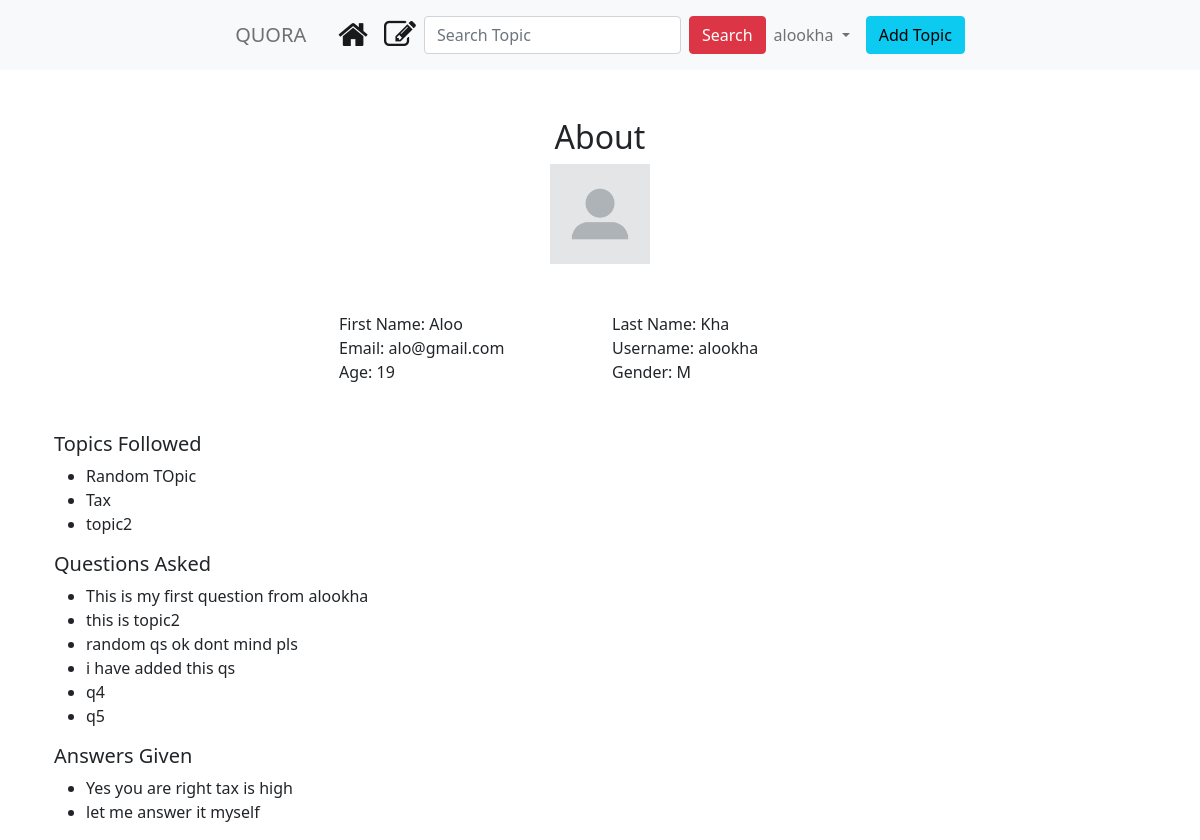
/users/about/ (signed in), run on the app's committed database.
### userauth/models.py (models this page shows, shortened)
class Profile(models.Model):
    user = models.OneToOneField(
        User, related_name='profile', on_delete=models.CASCADE)
    image = models.ImageField(
        upload_to="profile_picture", default="default.jpeg", null=True)
    age = models.PositiveIntegerField()
    gender = models.CharField(
        max_length=1,
        choices=Gender.choices,
        default=Gender.OTHER,
    )

### topic/models.py (models this page shows, shortened)
class Topic(models.Model):
    title = models.CharField(max_length=100)
    description = models.TextField()
    picture = models.ImageField(upload_to='topics')
    user = models.ForeignKey(User, on_delete=models.CASCADE)
    followers = models.ManyToManyField(User, related_name='following')
    created_at = models.DateTimeField(auto_now_add=True)
    updated_at = models.DateTimeField(auto_now=True)

class Question(models.Model):
    description = models.TextField()
    topic = models.ForeignKey(Topic, on_delete=models.CASCADE)
    liked_by = models.ManyToManyField(User, related_name='qs_liked_by')
    user = models.ForeignKey(User, on_delete=models.CASCADE, null=True)
    disliked_by = models.ManyToManyField(User, related_name='qs_disliked_by')
    created_at = models.DateTimeField(auto_now_add=True)
    updated_at = models.DateTimeField(auto_now=True)

class Answer(models.Model):
    description = models.TextField()
    question = models.ForeignKey(Question, on_delete=models.CASCADE)
    user = models.ForeignKey(User, on_delete=models.CASCADE)
    liked_by = models.ManyToManyField(User, related_name='ans_liked_by')
    disliked_by = models.ManyToManyField(User, related_name='ans_disliked_by')
    created_at = models.DateTimeField(auto_now_add=True)
    updated_at = models.DateTimeField(auto_now=True)

### userauth/views.py (the view)
# urls.py: path('about/', views.about, name='about'),
@login_required
def about(request):
    user = request.user
    profile = Profile.objects.get(user=user)
    followed_topics = Topic.objects.filter(followers=user)
    questions_asked = Question.objects.filter(user=user)
    answers_given = Answer.objects.filter(user=user)
    context = {
        'profile': profile,
        'followed_topics': followed_topics,
        'questions_asked': questions_asked,
        'answers_given': answers_given,
    }
    return render(request, 'userauth/about.html', context)

### userauth/templates/userauth/about.html
{% extends 'base.html' %} {% load static %} {% block content %}
<div class="container">
  <h2 class="mb-2 text-center">About</h2>
  <div class="d-flex justify-content-center mb-5">
    <img src="/media/{{profile.image}}" width="100" />
  </div>
  <div class="row col-6 mx-auto mb-5">
    <div class="col-6">First Name: {{user.first_name}}</div>
    <div class="col-6">Last Name: {{user.last_name}}</div>
    <div class="col-6">Email: {{user.email}}</div>
    <div class="col-6">Username: {{user.username}}</div>
    <div class="col-6">Age: {{profile.age}}</div>
    <div class="col-6">Gender: {{profile.gender}}</div>
  </div>
  <h5>Topics Followed</h5>
  {% if followed_topics.count == 0 %}
  <p>No topics followed yet</p>
  {% else %}
  <ul>
    {% for topic in followed_topics %}
    <li>{{ topic.title }}</li>
    {% endfor %}
  </ul>
  {% endif %}
  <h5>Questions Asked</h5>
  {% if questions_asked.count == 0 %}
  <p>No questions asked yet</p>
  {% else %}
  <ul>
    {% for question in questions_asked %}
    <li>{{ question.description }}</li>
    {% endfor %}
  </ul>
  {% endif %}
  <h5>Answers Given</h5>
  {% if answers_given.count == 0 %}
  <p>No answers given yet</p>
  {% else %}
  <ul>
    {% for answer in answers_given %}
    <li>{{ answer.description }}</li>
    {% endfor %}
  </ul>
  {% endif %}
</div>
{% endblock %}

### templates/nav.html (shortened to what this page needs)
<nav class="navbar navbar-expand-lg navbar-light bg-light">
  <div class="container-fluid">
    <div class="collapse navbar-collapse" id="navbarSupportedContent">
      <ul
        class="navbar-nav me-auto mb-2 mb-lg-0 d-flex w-100 justify-content-center align-items-center"
      >
        <li class="nav-item">
          <a
            class="nav-link navbar-brand"
            aria-current="page"
            href="{% url 'index' %}"
          >
            QUORA
          </a>
        </li>
        <li class="nav-item">
          <a
            class="nav-link active"
            aria-current="page"
            href="{% url 'index' %}"
            ><i class="fa fa-home fa-2x" aria-hidden="true"></i>
          </a>
        </li>
        <li class="nav-item">
          <a class="nav-link active" aria-current="page" href="{% url 'create-question' %}">
            <i class="fa fa-pencil-square-o fa-2x" aria-hidden="true"></i
          ></a>
        </li>
        <li class="nav-item">
          <form class="d-flex">
            <input
              name="search"
              class="form-control me-2"
              type="text"
              placeholder="Search Topic"
              aria-label="Search"
            />
            <button type="submit" class="btn btn-danger">Search</button>
          </form>
        </li>
        <li class="navlink dropdown">
          <a
            class="nav-link dropdown-toggle"
            href="#"
            id="navbarDropdown"
            role="button"
            data-bs-toggle="dropdown"
            aria-expanded="false"
          >
            {{user.username}}
          </a>
        </li>
        <li class="nav-link">
          <a href="{% url 'create-topic' %}"
            ><button class="btn btn-info">Add Topic</button></a
          >
        </li>
      </ul>
    </div>
  </div>
</nav>

### data on the page
Profile: image (placeholder picture), age "19", gender "M"
Topic: title "Random TOpic"
Topic: title "Tax"
Topic: title "topic2"
Question: description "This is my first question from alookha"
Question: description "this is topic2"
Question: description "random qs ok dont mind pls"
Question: description "i have added this qs"
Question: description "q4"
Question: description "q5"
Answer: description "Yes you are right tax is high"
Answer: description "let me answer it myself"

### other printed values
{{ user.username }} "alookha"
{{ user.first_name }} "Aloo"
{{ user.last_name }} "Kha"
{{ user.email }} "alo@gmail.com"
